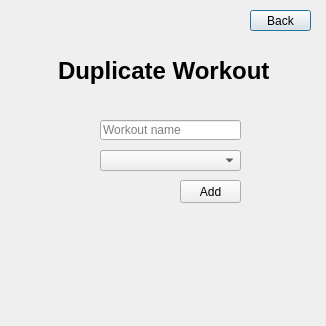
<?xml version="1.0" encoding="UTF-8"?>
<ui version="4.0">
 <class>add_workout_view</class>
 <widget class="QDialog" name="add_workout_view">
  <property name="geometry">
   <rect>
    <x>0</x>
    <y>0</y>
    <width>326</width>
    <height>326</height>
   </rect>
  </property>
  <property name="sizePolicy">
   <sizepolicy hsizetype="Fixed" vsizetype="Fixed">
    <horstretch>0</horstretch>
    <verstretch>0</verstretch>
   </sizepolicy>
  </property>
  <property name="windowTitle">
   <string>Exercise - Workout Tracker</string>
  </property>
  <widget class="QPushButton" name="back_to_main_view">
   <property name="geometry">
    <rect>
     <x>250</x>
     <y>10</y>
     <width>61</width>
     <height>21</height>
    </rect>
   </property>
   <property name="text">
    <string>Back</string>
   </property>
  </widget>
  <widget class="QLabel" name="title_label">
   <property name="geometry">
    <rect>
     <x>58</x>
     <y>46</y>
     <width>231</width>
     <height>51</height>
    </rect>
   </property>
   <property name="text">
    <string>&lt;html&gt;&lt;head/&gt;&lt;body&gt;&lt;p&gt;&lt;span style=&quot; font-size:18pt; font-weight:600;&quot;&gt;Duplicate Workout&lt;/span&gt;&lt;/p&gt;&lt;/body&gt;&lt;/html&gt;</string>
   </property>
  </widget>
  <widget class="QPushButton" name="add_workout_button">
   <property name="geometry">
    <rect>
     <x>180</x>
     <y>180</y>
     <width>61</width>
     <height>23</height>
    </rect>
   </property>
   <property name="text">
    <string>Add</string>
   </property>
  </widget>
  <widget class="QLineEdit" name="workout_name_field">
   <property name="geometry">
    <rect>
     <x>100</x>
     <y>120</y>
     <width>141</width>
     <height>20</height>
    </rect>
   </property>
   <property name="placeholderText">
    <string>Workout name</string>
   </property>
  </widget>
  <widget class="QLabel" name="workout_label">
   <property name="geometry">
    <rect>
     <x>60</x>
     <y>87</y>
     <width>231</width>
     <height>21</height>
    </rect>
   </property>
   <property name="text">
    <string/>
   </property>
   <property name="alignment">
    <set>Qt::AlignCenter</set>
   </property>
  </widget>
  <widget class="QLabel" name="workout_add_status_label">
   <property name="geometry">
    <rect>
     <x>102</x>
     <y>180</y>
     <width>71</width>
     <height>21</height>
    </rect>
   </property>
   <property name="text">
    <string/>
   </property>
  </widget>
  <widget class="QComboBox" name="workout_day_combo_box">
   <property name="geometry">
    <rect>
     <x>100</x>
     <y>150</y>
     <width>141</width>
     <height>21</height>
    </rect>
   </property>
   <property name="currentText">
    <string/>
   </property>
   <property name="placeholderText">
    <string>Choose a workout</string>
   </property>
  </widget>
 </widget>
 <tabstops>
  <tabstop>workout_name_field</tabstop>
  <tabstop>add_workout_button</tabstop>
  <tabstop>back_to_main_view</tabstop>
 </tabstops>
 <resources/>
 <connections/>
</ui>
